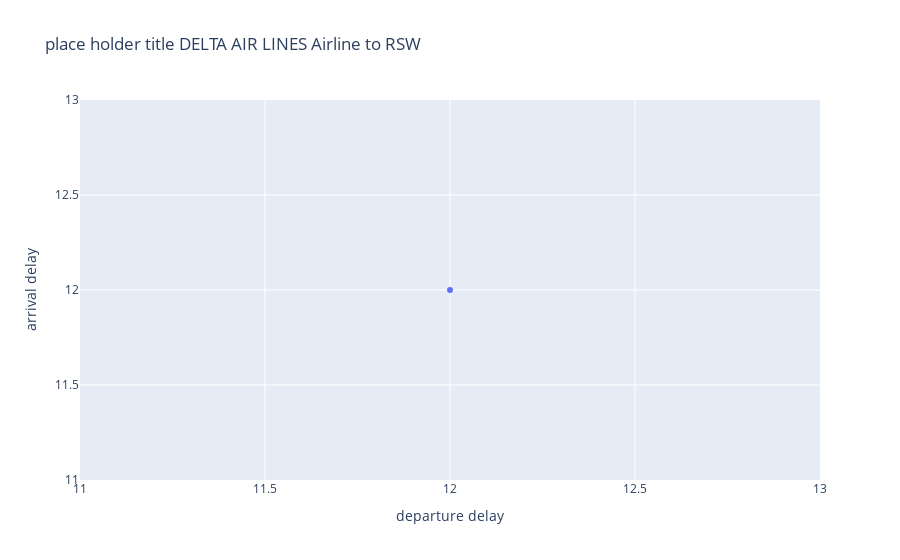

Notebook code cell kept with this figure:
### Code cell
# need to change label content - a dot with a label, with hover- over, with regression line
import pandas as pd
import seaborn as sns
import matplotlib.pyplot as plt
from sklearn.linear_model import LinearRegression
import ipywidgets as widgets
from IPython.display import display
import numpy as np

# Assuming your dataset is stored in 'sample_final_data.csv'
# df = pd.read_csv('sample_final_data.csv')

# User input for departure airport, airline, and destination airport
departure_airport = input("Enter departure airport (e.g., ATL): ").lower()
airline = input("Enter airline (e.g., Delta Air Lines): ").lower()
destination_airport = input("Enter destination airport (e.g., RSW): ").lower()

# Filter the dataframe based on user input
filtered_df = df[(df['departure airport IATA'] == departure_airport) &
                 (df['Airline Company'] == airline) &
                 (df['arrival airport IATA'] == destination_airport)]

# Check if there are any matching records
if filtered_df.empty:
    print("No matching records found.")
else:
    fig_delay = px.scatter(filtered_df, x='delay in mins', y='estimatedDelay', title=f'place holder title {airline.upper()} Airline to {destination_airport.upper()}',
                 labels={'delay in mins': 'departure delay', 'estimatedDelay': 'arrival delay'},
                 hover_name='arrival airport IATA',
                 hover_data={'arrival airport IATA': False, 'delay in mins': True, 'estimatedDelay': '|%B %d, %Y %I:%M %p'},
                 trendline='ols',  # Ordinary Least Squares regression line
                 )
fig_delay.show()

### Figure 1 — Plotly figure (JSON) as saved in the notebook; plotly's stock layout.template omitted (floating-point values rounded to 4 significant figures)
{"data": [{"customdata": [["rsw"]], "hovertemplate": "<b>%{hovertext}</b><br><br>departure delay=%{x}<br>arrival delay=%{y|%B %d, %Y %I:%M %p}<extra></extra>", "hovertext": ["rsw"], "legendgroup": "", "marker": {"color": "#636efa", "symbol": "circle"}, "mode": "markers", "name": "", "orientation": "v", "showlegend": false, "type": "scatter", "x": [12], "xaxis": "x", "y": [12], "yaxis": "y"}, {"hovertemplate": "<extra></extra>", "legendgroup": "", "marker": {"color": "#636efa", "symbol": "circle"}, "mode": "lines", "name": "", "showlegend": false, "type": "scatter", "xaxis": "x", "yaxis": "y"}], "layout": {"legend": {"tracegroupgap": 0}, "title": {"text": "place holder title DELTA AIR LINES Airline to RSW"}, "xaxis": {"anchor": "y", "domain": [0, 1], "title": {"text": "departure delay"}}, "yaxis": {"anchor": "x", "domain": [0, 1], "title": {"text": "arrival delay"}}}}
